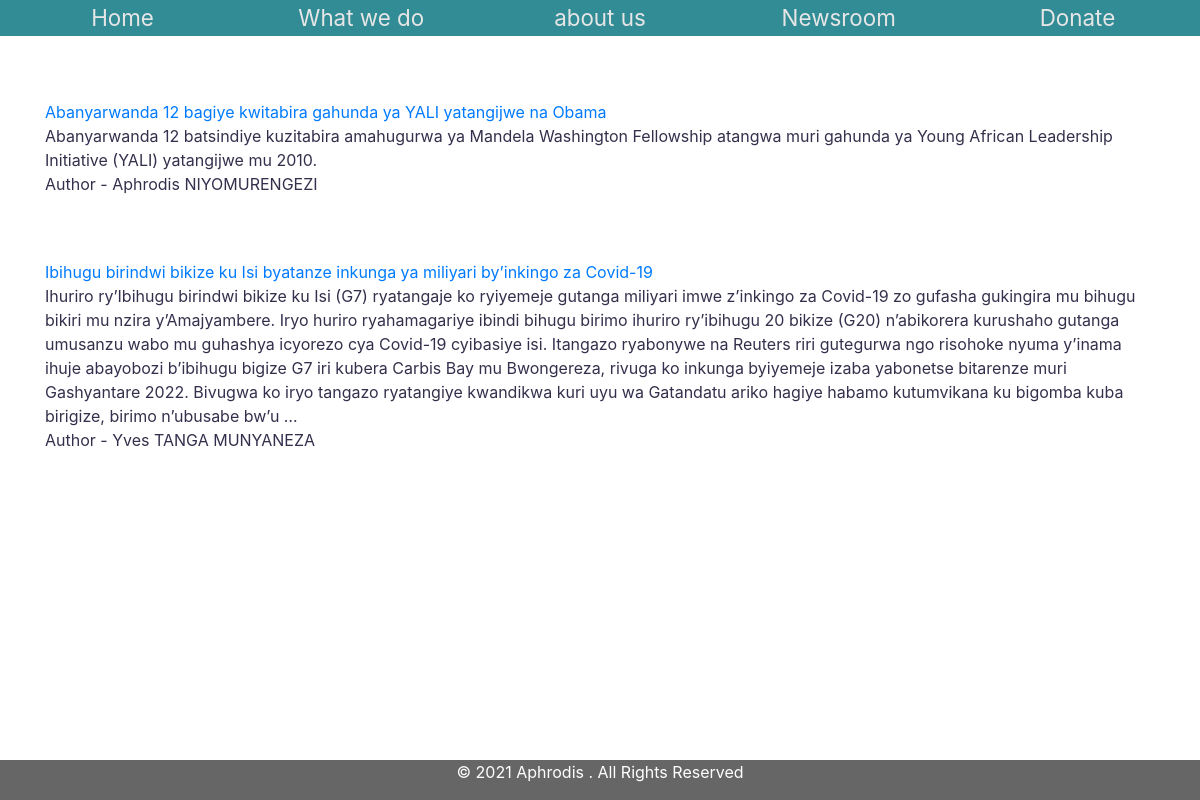
Page /contents/news/ on the committed database.
### contents/models.py (models this page shows, shortened)
class News(models.Model):
    Author = models.ForeignKey(User, on_delete=models.CASCADE)
    title = models.CharField(max_length=150)
    news = models.TextField()
    created = models.DateTimeField(auto_now_add = True)
    updated = models.DateTimeField(auto_now = True)

### contents/views.py (the view)
# urls.py: path('news/', news, name='news'),
def news(request):
    news = News.objects.all()
    context = {
        'news' : news
    }
    return render(request,"hillightfoundation/news.html", context)

### templates/hillightfoundation/news.html (shortened to what this page needs)
{% extends "base.html" %}
{% block content %}
    <div class=" col-">
        {% for data in news %}
            <div class="top">
                <a href='/stock/{{data.id}}' target="_blank">{{data.title}}</a>
            </div>
            <div>{{data.news|truncatewords:"100"}}</div>
            <div>Author - {{data.Author.first_name}} {{data.Author.last_name }}</div>
        {% endfor%}
    </div>
{% endblock %}

### static/styles.css (style rules this page uses)
body { max-width: 100%; overflow-x: hidden; color:rgba(23, 16, 49, 0.87); margin:0; padding-bottom: 3.3em; }
.top { padding-top: 4em; }

### rows in the picture
News: title "Abanyarwanda 12 bagiye kwitabira gahunda ya YALI yatangijwe na Obama", news "Abanyarwanda 12 batsindiye kuzitabira amahugurwa ya Mandela Washington Fellowship atangwa muri gahunda ya Young African Leadership Initiative (YALI) yatangijwe mu 2010.", Author.first_name "Aphrodis", Author.last_name "NIYOMURENGEZI"
News: title "Ibihugu birindwi bikize ku Isi byatanze inkunga ya miliyari by’inkingo za Covid-19", news "Ihuriro ry’Ibihugu birindwi bikize ku Isi (G7) ryatangaje ko ryiyemeje gutanga miliyari imwe z’inkingo za Covid-19 zo gufasha gukingira mu bihugu bikiri mu nzira y’Amajyambere. Iryo huriro ryahamagariye ibindi bihugu birimo ihuriro ry’ibihugu 20 bikize (G20) n’abikorera kurushaho gutanga umusanzu wabo mu guhashya icyorezo cya Covid-19 cyibasiye isi. Itangazo ryabonywe na Reuters riri gutegurwa ngo risohoke nyuma y’inama ihuje abayobozi b’ibihugu bigize G7 iri kubera Carbis Bay mu Bwongereza, rivuga ko inkunga byiyemeje izaba yabonetse bitarenze muri Gashyantare 2022. Bivugwa ko iryo tangazo ryatangiye kwandikwa kuri uyu wa Gatandatu ariko hagiye habamo kutumvikana ku bigomba kuba birigize,…", Author.first_name "Yves TANGA", Author.last_name "MUNYANEZA"
